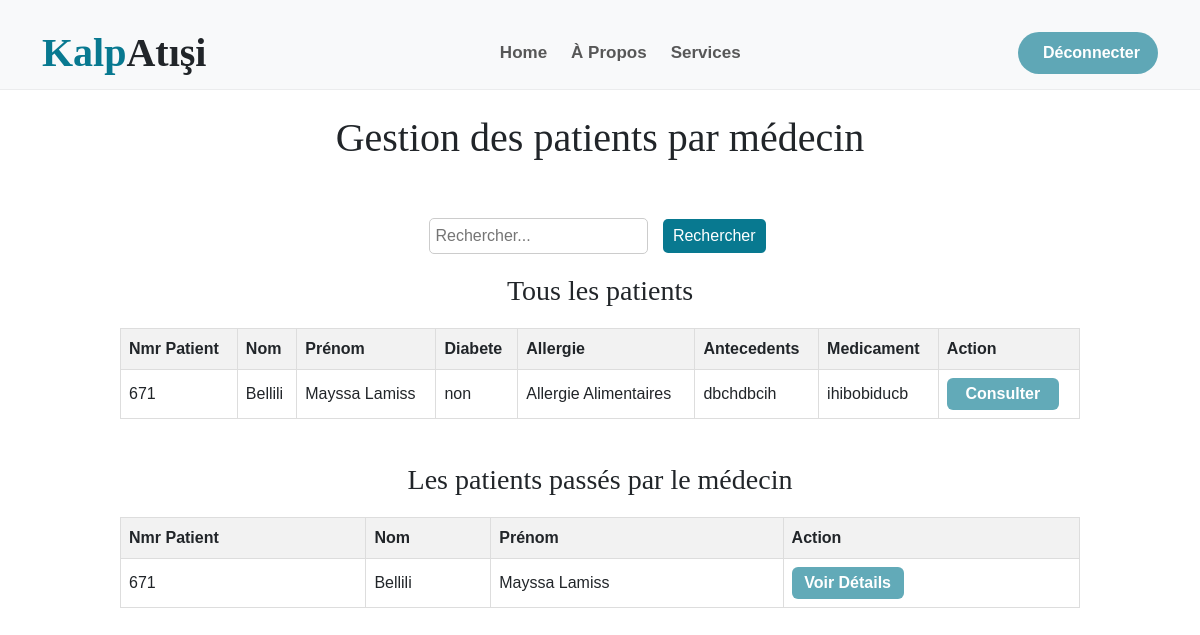
The page /Med.php (signed in) on the database its author committed.
### tables this page shows
CREATE TABLE `evaluation` (
  `id` int(11) NOT NULL,
  `tension` varchar(10) NOT NULL,
  `diabete` varchar(10) NOT NULL,
  `allergie` varchar(50) NOT NULL,
  `antecedents` varchar(100) NOT NULL,
  `medicament` varchar(100) NOT NULL,
  `id_patient` int(11) NOT NULL
);

CREATE TABLE `patient` (
  `id_patient` int(11) NOT NULL,
  `nom` varchar(30) NOT NULL,
  `prenom` varchar(30) NOT NULL,
  `naissance` date NOT NULL,
  `sexe` varchar(10) NOT NULL,
  `adresse` varchar(100) NOT NULL,
  `tel` varchar(15) NOT NULL,
  `salle` varchar(10) NOT NULL,
  `etat` enum('en attente','valider') NOT NULL DEFAULT 'en attente',
  `statut` enum('dans la salle','chez infirmier','chez le médecin','libérer','Orienté vers le radiologue','Orienté vers laboratoire') NOT NULL
);

CREATE TABLE `consultation` (
  `id` int(11) NOT NULL,
  `symptome` mediumtext NOT NULL,
  `diagnostic` mediumtext NOT NULL,
  `date` timestamp NOT NULL DEFAULT current_timestamp() ON UPDATE current_timestamp(),
  `id_patient` int(11) NOT NULL,
  `médecin` int(11) NOT NULL
);

### public/Med.php (the view, shortened to what this page needs)
<?php
$conn = mysqli_connect("localhost", "root", "", "mémoire");
$medecin_id = 15;
$get_seen_patients = mysqli_query($conn, "
  SELECT
    consultation.id AS consultation_id,
    patient.id_patient,
    patient.nom,
    patient.prenom
  FROM
    consultation
  INNER JOIN
    patient
  ON
    consultation.id_patient = patient.id_patient
  WHERE
    consultation.médecin = $medecin_id
");
?>
<!DOCTYPE html>
<html lang="en">
<head>
    <link rel="stylesheet" href="css/bootstrap.css">
    <link rel="stylesheet" href="/public/js/bootstrap.js">
    <link rel="stylesheet" href="/public/js/bundel.js">
    <link rel="stylesheet" href="/public/css/style.css">
    <link rel="stylesheet" href="https://use.fontawesome.com/releases/v5.15.4/css/all.css"/>
    <link href="https://cdn.jsdelivr.net/npm/bootstrap-icons@1.4.1/font/bootstrap-icons.css" rel="stylesheet">
</head>
<body>
    <div class="container-fluid nav-bar">
       <div class="container">
           <nav class="navbar navbar-light navbar-expand-lg py-4">
               <a href="index.php" class="navbar-brand">
                   <h1 class="text fw-bold mb-0" style="color: #087990;">Kalp<span class="text-dark">Atışi</span> </h1>
               </a>
               <div class="collapse navbar-collapse" id="navbarCollapse">
                   <div class="navbar-nav mx-auto">
                       <a href="index.php" class="nav-item nav-link" >Home</a>
                       <a href="aboutus.php" class="nav-item nav-link">À Propos</a>
                       <a href="Service.php" class="nav-item nav-link">Services</a>
                   </div>
                   <a href="logout.php" class="btn py-2 px-4 d-none d-xl-inline-block rounded-pill" style="background-color:#087990a2; color:white;width: 140px;">Déconnecter</a>
               </div>
           </nav>
       </div>
   </div>
   <br>
   <h1 style="display: flex;justify-content: center;">Gestion des patients par médecin </h1>
  <br><br>
  <div class="search-container">
    <input type="text" id="searchInput" placeholder="Rechercher...">
    <button onclick="searchTable()">Rechercher</button>
</div>
  <h3>Tous les patients</h3>
  <table id="allPatientsTable">
    <thead>
        <tr>
          <th>Nmr Patient</th>
            <th>Nom</th>
            <th>Prénom</th>
            <th>Diabete</th>
            <th>Allergie</th>
            <th>Antecedents</th>
            <th>Medicament</th>
            <th>Action</th>
        </tr>
    </thead>
    <tbody>
      <tr>
        <?php
          $get_patient=mysqli_query($conn,"SELECT e.*, p.* FROM `evaluation` e JOIN `patient` p ON e.id_patient=p.id_patient");
          if(mysqli_num_rows($get_patient )> 0) {
            while($row=mysqli_fetch_assoc($get_patient))
            {
              echo " <tr>
                <td>$row[id_patient]</td>
                <td>$row[nom]</td>
                <td>$row[prenom]</td>
                <td>$row[diabete]</td>
                <td>$row[allergie]</td>
                <td>$row[antecedents]</td>
                <td>$row[medicament]</td>
                <td><a href='Consultation.php?c=$row[id_patient]' class='btn btn-custom' value='$row[id_patient]'>Consulter</a></td>
                </tr>";
            }
          }
        ?>
      </tr>
    </tbody>
</table>
<br>
<h3>Les patients passés par le médecin</h3>
<table id="seenPatientsTable">
  <thead>
      <tr>
        <th>Nmr Patient</th>
          <th>Nom</th>
          <th>Prénom</th>
          <th>Action</th>
      </tr>
  </thead>
  <tbody>
    <tr>
  <?php
          if(mysqli_num_rows($get_seen_patients) > 0) {
            while($row=mysqli_fetch_assoc($get_seen_patients)) {
              echo "<tr>
                <td>$row[id_patient]</td>
                <td>$row[nom]</td>
                <td>$row[prenom]</td>
                <td><a href='details.php?id_patient={$row['id_patient']}' class='btn btn-custom' value='$row[id_patient]'>Voir Détails</a></td>
              </tr>";
            }
          }
    ?>
        </tr>
  </tbody>
</table>
</body>
</html>
</body>
</html>

### public/css/style.css (style rules this page uses)
:root { --primary-color:#087990; --bs-primary: #087990; --text-dark: black; --text-light:black; --white: #ffffff; }
h1, h2, h3, .h1, .h2, .h3 { font-weight: 400 !important; font-family: 'Playball', cursive !important; }
.nav-bar { background: var(--bs-light); border-bottom: 1px solid rgba(0, 0, 0, .05); height: 90px; }
.navbar .navbar-nav .nav-link { padding: 10px 12px; font-weight: 600; font-size: 17px; transition: .5s; }
.btn { font-weight: 700; transition: .3s; width: 100px; }
*, *::before, *::after { box-sizing: border-box; }

### public/Med.php (style rules this page uses)
body { font-family: Arial, sans-serif; }
.search-container { text-align: center; margin-bottom: 20px; }
.search-container input[type=text] { padding: 5px; margin-right: 5px; border-radius: 5px; border: 1px solid #ccc; }
.search-container button { padding: 5px 10px; border-radius: 5px; border: none; cursor: pointer; background-color: #087990; color: white; }
h3 { text-align: center; }
table { width: 80%; margin: 20px auto; border-collapse: collapse; }
th, td { border: 1px solid #ddd; padding: 8px; }
th { background-color: #f2f2f2; }
button { padding: 5px 10px; margin: 0 5px; cursor: pointer; border:none; background-color:#ccc; color: white; border-radius: 3px; }
.btn-custom { background-color: #087990a2; color: white; width: 7rem; padding: 0.2rem; text-align: center; }

### rows shown on the page
evaluation: id_patient.id_patient "671", id_patient.nom "Bellili", id_patient.prenom "Mayssa Lamiss", diabete "non", allergie "Allergie Alimentaires", antecedents "dbchdbcih", medicament "ihibobiducb"
consultation: id_patient.id_patient "671", id_patient.nom "Bellili", id_patient.prenom "Mayssa Lamiss"
